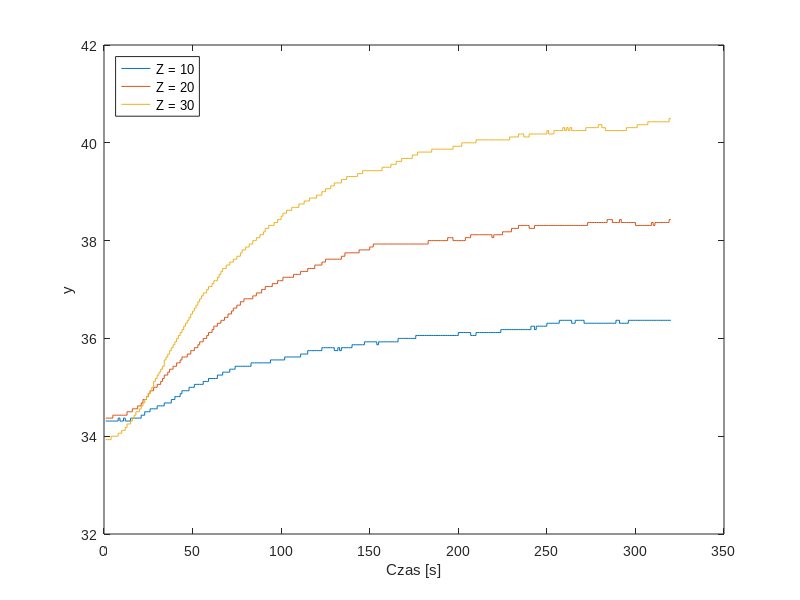

Here is the MATLAB script that generated this plot:
set(0, 'DefaultAxesFontName', 'Arial');
set(0, 'DefaultTextFontName', 'Arial');


dane1 = load('pomiary/odpowiedz_skokowa_z10.txt');
dane2 = load('pomiary/odpowiedz_skokowa_z20.txt');
dane3 = load('pomiary/odpowiedz_skokowa_z30.txt');

t1 = dane1(:, 1);
z1 = dane1(:, 2);
t2 = dane2(:, 1);
z2 = dane2(:, 2);
t3 = dane3(:, 1);
z3 = dane3(:, 2);

final_l = min([length(z1) length(z2) length(z3)]);

stairs(z1(1:final_l)); hold on; stairs(z2(1:final_l));
hold on; stairs(z3(1:final_l));
legend('Z = 10', 'Z = 20', 'Z = 30', 'Location', 'northwest');
xlabel('Czas [s]');
ylabel('y');

exportgraphics(gca, 'pomiary/odpowiedzi_skokowe_z.pdf', 'ContentType', 'vector');

close;